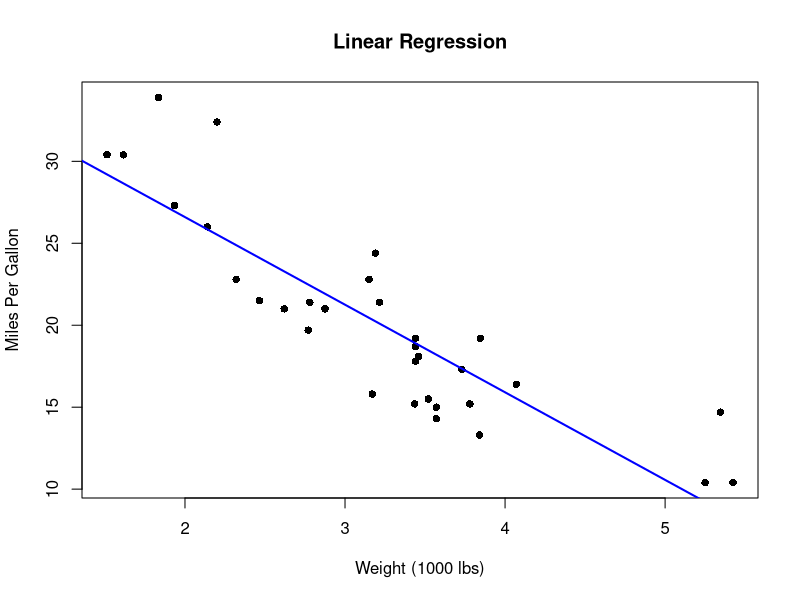
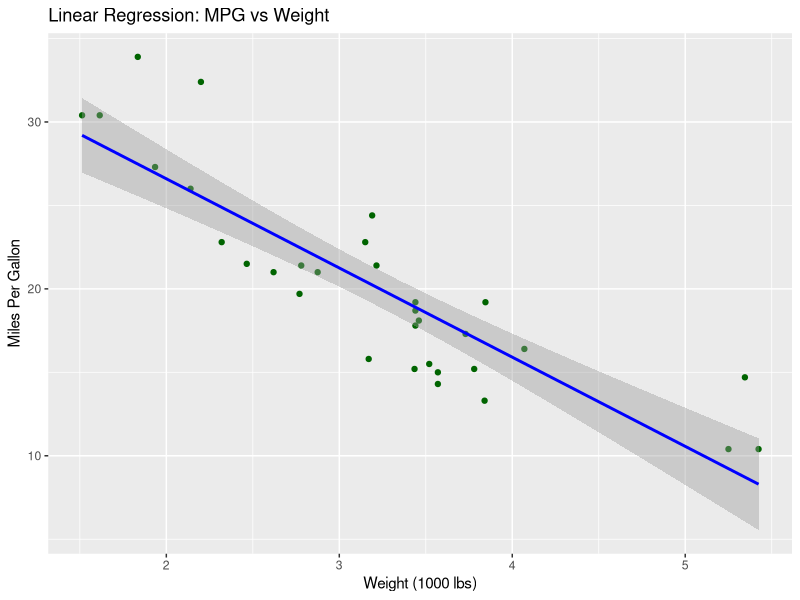

R code for these plots, in order:
data(mtcars)

str(mtcars)

# Fit linear regression model
lin_model <- lm(mpg ~ wt, data = mtcars)

# View summary
summary(lin_model)

mtcars$predicted <- predict(lin_model)

head(mtcars[, c("wt", "mpg", "predicted")])

plot(mtcars$wt, mtcars$mpg,
     xlab = "Weight (1000 lbs)",
     ylab = "Miles Per Gallon",
     main = "Linear Regression",
     pch = 16)

abline(lin_model, col = "blue", lwd = 2)

# install.packages("ggplot2") # if needed
library(ggplot2)

ggplot(mtcars, aes(x = wt, y = mpg)) +
  geom_point(color = "darkgreen") +
  geom_smooth(method = "lm", se = TRUE, color = "blue") +
     labs(title = "Linear Regression: MPG vs Weight",
                x = "Weight (1000 lbs)",
                y = "Miles Per Gallon")
